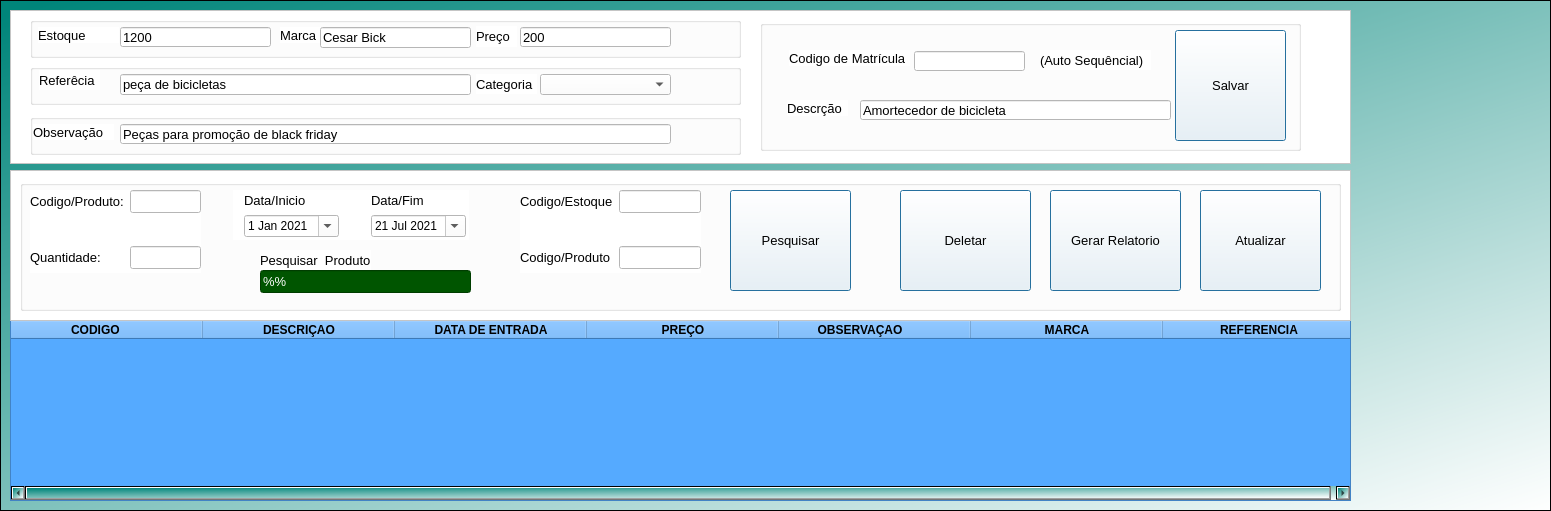
   <widget class="QFrame" name="frame_8">
    <property name="geometry">
     <rect>
      <x>-1</x>
      <y>139</y>
      <width>1551</width>
      <height>511</height>
     </rect>
    </property>
    <property name="styleSheet">
     <string notr="true">background-color: qlineargradient(spread:pad, x1:0, y1:0, x2:1, y2:1, stop:0.0170455 rgba(0, 133, 122, 255), stop:1 rgba(255, 255, 255, 255));</string>
    </property>
    <property name="frameShape">
     <enum>QFrame::StyledPanel</enum>
    </property>
    <property name="frameShadow">
     <enum>QFrame::Raised</enum>
    </property>
    <widget class="QFrame" name="frame_10">
     <property name="geometry">
      <rect>
       <x>10</x>
       <y>10</y>
       <width>1341</width>
       <height>154</height>
      </rect>
     </property>
     <property name="styleSheet">
      <string notr="true">background-color: rgb(255, 255, 255);</string>
     </property>
     <property name="frameShape">
      <enum>QFrame::StyledPanel</enum>
     </property>
     <property name="frameShadow">
      <enum>QFrame::Raised</enum>
     </property>
     <widget class="QGroupBox" name="groupBox_3">
      <property name="geometry">
       <rect>
        <x>20</x>
        <y>7</y>
        <width>711</width>
        <height>41</height>
       </rect>
      </property>
      <property name="title">
       <string/>
      </property>
      <widget class="QLineEdit" name="preco">
       <property name="geometry">
        <rect>
         <x>490</x>
         <y>10</y>
         <width>151</width>
         <height>20</height>
        </rect>
       </property>
       <property name="font">
        <font>
         <pointsize>10</pointsize>
        </font>
       </property>
       <property name="styleSheet">
        <string notr="true">background-color: rgb(255, 255, 255);</string>
       </property>
       <property name="text">
        <string>200</string>
       </property>
      </widget>
      <widget class="QLabel" name="label_57">
       <property name="geometry">
        <rect>
         <x>250</x>
         <y>10</y>
         <width>41</width>
         <height>16</height>
        </rect>
       </property>
       <property name="font">
        <font>
         <family>Arial</family>
         <pointsize>10</pointsize>
        </font>
       </property>
       <property name="text">
        <string>Marca</string>
       </property>
      </widget>
      <widget class="QLineEdit" name="estoque">
       <property name="geometry">
        <rect>
         <x>90</x>
         <y>10</y>
         <width>151</width>
         <height>20</height>
        </rect>
       </property>
       <property name="font">
        <font>
         <pointsize>10</pointsize>
        </font>
       </property>
       <property name="styleSheet">
        <string notr="true">background-color: rgb(255, 255, 255);</string>
       </property>
       <property name="text">
        <string>1200</string>
       </property>
      </widget>
      <widget class="QLineEdit" name="marca">
       <property name="geometry">
        <rect>
         <x>290</x>
         <y>10</y>
         <width>151</width>
         <height>21</height>
        </rect>
       </property>
       <property name="font">
        <font>
         <pointsize>10</pointsize>
        </font>
       </property>
       <property name="styleSheet">
        <string notr="true">background-color: rgb(255, 255, 255);</string>
       </property>
       <property name="text">
        <string>Cesar Bick</string>
       </property>
      </widget>
      <widget class="QLabel" name="label_79">
       <property name="geometry">
        <rect>
         <x>8</x>
         <y>10</y>
         <width>81</width>
         <height>16</height>
        </rect>
       </property>
       <property name="font">
        <font>
         <family>Arial</family>
         <pointsize>10</pointsize>
        </font>
       </property>
       <property name="text">
        <string>Estoque</string>
       </property>
      </widget>
      <widget class="QLabel" name="label_58">
       <property name="geometry">
        <rect>
         <x>446</x>
         <y>9</y>
         <width>41</width>
         <height>21</height>
        </rect>
       </property>
       <property name="font">
        <font>
         <family>Arial</family>
         <pointsize>10</pointsize>
        </font>
       </property>
       <property name="text">
        <string>Preço</string>
       </property>
      </widget>
     </widget>
     <widget class="QGroupBox" name="groupBox_5">
      <property name="geometry">
       <rect>
        <x>20</x>
        <y>54</y>
        <width>711</width>
        <height>41</height>
       </rect>
      </property>
      <property name="title">
       <string/>
      </property>
      <widget class="QComboBox" name="categotiaproduto">
       <property name="geometry">
        <rect>
         <x>510</x>
         <y>10</y>
         <width>131</width>
         <height>21</height>
        </rect>
       </property>
       <property name="cursor">
        <cursorShape>PointingHandCursor</cursorShape>
       </property>
       <property name="styleSheet">
        <string notr="true">background-color: rgb(255, 255, 255);
color: rgb(0, 0, 0);</string>
       </property>
      </widget>
      <widget class="QLabel" name="label_60">
       <property name="geometry">
        <rect>
         <x>446</x>
         <y>10</y>
         <width>61</width>
         <height>20</height>
        </rect>
       </property>
       <property name="font">
        <font>
         <family>Arial</family>
         <pointsize>10</pointsize>
        </font>
       </property>
       <property name="text">
        <string>Categoria</string>
       </property>
      </widget>
      <widget class="QLabel" name="label_49">
       <property name="geometry">
        <rect>
         <x>9</x>
         <y>6</y>
         <width>61</width>
         <height>20</height>
        </rect>
       </property>
       <property name="font">
        <font>
         <family>Arial</family>
         <pointsize>10</pointsize>
        </font>
       </property>
       <property name="text">
        <string>Referêcia</string>
       </property>
      </widget>
      <widget class="QLineEdit" name="referencia">
       <property name="geometry">
        <rect>
         <x>90</x>
         <y>10</y>
         <width>351</width>
         <height>21</height>
        </rect>
       </property>
       <property name="font">
        <font>
         <pointsize>10</pointsize>
        </font>
       </property>
       <property name="styleSheet">
        <string notr="true">background-color: rgb(255, 255, 255);</string>
       </property>
       <property name="text">
        <string>peça de bicicletas</string>
       </property>
      </widget>
     </widget>
     <widget class="QGroupBox" name="groupBox_14">
      <property name="geometry">
       <rect>
        <x>20</x>
        <y>104</y>
        <width>711</width>
        <height>41</height>
       </rect>
      </property>
      <property name="title">
       <string/>
      </property>
      <widget class="QLineEdit" name="observacao">
       <property name="geometry">
        <rect>
         <x>90</x>
         <y>10</y>
         <width>551</width>
         <height>20</height>
        </rect>
       </property>
       <property name="font">
        <font>
         <pointsize>10</pointsize>
        </font>
       </property>
       <property name="styleSheet">
        <string notr="true">background-color: rgb(255, 255, 255);</string>
       </property>
       <property name="text">
        <string>Peças para promoção de black friday</string>
       </property>
      </widget>
      <widget class="QLabel" name="label_54">
       <property name="geometry">
        <rect>
         <x>3</x>
         <y>10</y>
         <width>81</width>
         <height>16</height>
        </rect>
       </property>
       <property name="font">
        <font>
         <family>Arial</family>
         <pointsize>10</pointsize>
        </font>
       </property>
       <property name="text">
        <string>Observação</string>
       </property>
      </widget>
     </widget>
     <widget class="QGroupBox" name="groupBox_2">
      <property name="geometry">
       <rect>
        <x>750</x>
        <y>10</y>
        <width>541</width>
        <height>131</height>
       </rect>
      </property>
      <property name="title">
       <string/>
      </property>
      <widget class="QLabel" name="label_38">
       <property name="geometry">
        <rect>
         <x>280</x>
         <y>30</y>
         <width>111</width>
         <height>20</height>
        </rect>
       </property>
       <property name="font">
        <font>
         <family>Arial</family>
         <pointsize>10</pointsize>
        </font>
       </property>
       <property name="styleSheet">
        <string notr="true">color: rgb(0, 0, 0);</string>
       </property>
       <property name="text">
        <string>(Auto Sequêncial)</string>
       </property>
      </widget>
      <widget class="QLineEdit" name="codMatricula_2">
       <property name="enabled">
        <bool>false</bool>
       </property>
       <property name="geometry">
        <rect>
         <x>154</x>
         <y>31</y>
         <width>111</width>
         <height>20</height>
        </rect>
       </property>
       <property name="toolTip">
        <string>Auto Sequêncial</string>
       </property>
       <property name="styleSheet">
        <string notr="true">background-color: rgb(255, 255, 255);</string>
       </property>
      </widget>
      <widget class="QLabel" name="label_9">
       <property name="geometry">
        <rect>
         <x>29</x>
         <y>30</y>
         <width>121</width>
         <height>16</height>
        </rect>
       </property>
       <property name="font">
        <font>
         <family>Arial</family>
         <pointsize>10</pointsize>
        </font>
       </property>
       <property name="text">
        <string>Codigo de Matrícula</string>
       </property>
      </widget>
      <widget class="QLabel" name="label_20">
       <property name="geometry">
        <rect>
         <x>27</x>
         <y>80</y>
         <width>61</width>
         <height>16</height>
        </rect>
       </property>
       <property name="font">
        <font>
         <family>Arial</family>
         <pointsize>10</pointsize>
        </font>
       </property>
       <property name="text">
        <string>Descrção</string>
       </property>
      </widget>
      <widget class="QLineEdit" name="descricao">
       <property name="geometry">
        <rect>
         <x>100</x>
         <y>80</y>
         <width>311</width>
         <height>20</height>
        </rect>
       </property>
       <property name="font">
        <font>
         <family>Arial</family>
         <pointsize>10</pointsize>
        </font>
       </property>
       <property name="styleSheet">
        <string notr="true">background-color: rgb(255, 255, 255);</string>
       </property>
       <property name="text">
        <string>Amortecedor de bicicleta</string>
       </property>
      </widget>
      <widget class="QPushButton" name="realizarVendas_2">
       <property name="geometry">
        <rect>
         <x>415</x>
         <y>10</y>
         <width>111</width>
         <height>111</height>
        </rect>
       </property>
       <property name="font">
        <font>
         <pointsize>10</pointsize>
         <weight>50</weight>
         <bold>false</bold>
        </font>
       </property>
       <property name="cursor">
        <cursorShape>PointingHandCursor</cursorShape>
       </property>
       <property name="focusPolicy">
        <enum>Qt::NoFocus</enum>
       </property>
       <property name="toolTip">
        <string>Cadastrar novo produto</string>
       </property>
       <property name="styleSheet">
        <string notr="true"/>
       </property>
       <property name="text">
        <string>Salvar</string>
       </property>
       <property name="icon">
        <iconset>
         <normaloff>../Imagens/cadastro.png</normaloff>../Imagens/cadastro.png</iconset>
       </property>
       <property name="iconSize">
        <size>
         <width>24</width>
         <height>77</height>
        </size>
       </property>
       <property name="checkable">
        <bool>false</bool>
       </property>
       <property name="autoDefault">
        <bool>true</bool>
       </property>
       <property name="default">
        <bool>true</bool>
       </property>
       <property name="flat">
        <bool>false</bool>
       </property>
      </widget>
     </widget>
    </widget>
    <widget class="QTableWidget" name="tableWidget">
     <property name="geometry">
      <rect>
       <x>10</x>
       <y>320</y>
       <width>1341</width>
       <height>181</height>
      </rect>
     </property>
     <property name="font">
      <font>
       <pointsize>10</pointsize>
       <weight>50</weight>
       <bold>false</bold>
      </font>
     </property>
     <property name="styleSheet">
      <string notr="true">background-color: rgb(255, 255, 255);
background-color: rgb(85, 170, 255);</string>
     </property>
     <property name="autoScrollMargin">
      <number>11</number>
     </property>
     <property name="alternatingRowColors">
      <bool>true</bool>
     </property>
     <property name="verticalScrollMode">
      <enum>QAbstractItemView::ScrollPerPixel</enum>
     </property>
     <property name="horizontalScrollMode">
      <enum>QAbstractItemView::ScrollPerPixel</enum>
     </property>
     <property name="gridStyle">
      <enum>Qt::SolidLine</enum>
     </property>
     <attribute name="horizontalHeaderDefaultSectionSize">
      <number>192</number>
     </attribute>
     <attribute name="verticalHeaderMinimumSectionSize">
      <number>20</number>
     </attribute>
     <attribute name="verticalHeaderDefaultSectionSize">
      <number>21</number>
     </attribute>
     <column>
      <property name="text">
       <string>CODIGO       </string>
      </property>
      <property name="font">
       <font>
        <weight>75</weight>
        <bold>true</bold>
       </font>
      </property>
      <property name="background">
       <color>
        <red>85</red>
        <green>170</green>
        <blue>255</blue>
       </color>
      </property>
     </column>
     <column>
      <property name="text">
       <string>DESCRIÇAO</string>
      </property>
      <property name="font">
       <font>
        <weight>75</weight>
        <bold>true</bold>
       </font>
      </property>
      <property name="background">
       <color>
        <red>85</red>
        <green>170</green>
        <blue>255</blue>
       </color>
      </property>
     </column>
     <column>
      <property name="text">
       <string>DATA DE ENTRADA</string>
      </property>
      <property name="font">
       <font>
        <weight>75</weight>
        <bold>true</bold>
       </font>
      </property>
      <property name="background">
       <color>
        <red>85</red>
        <green>170</green>
        <blue>255</blue>
       </color>
      </property>
     </column>
     <column>
      <property name="text">
       <string>PREÇO</string>
      </property>
      <property name="font">
       <font>
        <weight>75</weight>
        <bold>true</bold>
       </font>
      </property>
      <property name="background">
       <color>
        <red>255</red>
        <green>0</green>
        <blue>0</blue>
       </color>
      </property>
     </column>
     <column>
      <property name="text">
       <string>OBSERVAÇAO         </string>
      </property>
      <property name="font">
       <font>
        <weight>75</weight>
        <bold>true</bold>
       </font>
      </property>
      <property name="background">
       <color>
        <red>85</red>
        <green>170</green>
        <blue>255</blue>
       </color>
      </property>
     </column>
     <column>
      <property name="text">
       <string>MARCA</string>
      </property>
      <property name="font">
       <font>
        <weight>75</weight>
        <bold>true</bold>
       </font>
      </property>
      <property name="background">
       <color>
        <red>85</red>
        <green>170</green>
        <blue>255</blue>
       </color>
      </property>
     </column>
     <column>
      <property name="text">
       <string>REFERENCIA</string>
      </property>
      <property name="font">
       <font>
        <weight>75</weight>
        <bold>true</bold>
       </font>
      </property>
      <property name="background">
       <color>
        <red>85</red>
        <green>170</green>
        <blue>255</blue>
       </color>
      </property>
     </column>
    </widget>
    <widget class="QFrame" name="frame_9">
     <property name="geometry">
      <rect>
       <x>10</x>
       <y>170</y>
       <width>1341</width>
       <height>151</height>
      </rect>
     </property>
     <property name="styleSheet">
      <string notr="true">background-color: rgb(255, 255, 255);</string>
     </property>
     <property name="frameShape">
      <enum>QFrame::StyledPanel</enum>
     </property>
     <property name="frameShadow">
      <enum>QFrame::Raised</enum>
     </property>
     <widget class="QGroupBox" name="groupBox_8">
      <property name="enabled">
       <bool>true</bool>
      </property>
      <property name="geometry">
       <rect>
        <x>10</x>
        <y>10</y>
        <width>1321</width>
        <height>131</height>
       </rect>
      </property>
      <property name="font">
       <font>
        <pointsize>10</pointsize>
        <weight>50</weight>
        <bold>false</bold>
       </font>
      </property>
      <property name="styleSheet">
       <string notr="true">color: rgb(0, 0, 0);
</string>
      </property>
      <property name="title">
       <string/>
      </property>
      <widget class="QLineEdit" name="lineEdit_12">
       <property name="geometry">
        <rect>
         <x>240</x>
         <y>90</y>
         <width>211</width>
         <height>23</height>
        </rect>
       </property>
       <property name="font">
        <font>
         <pointsize>10</pointsize>
        </font>
       </property>
       <property name="toolTip">
        <string>% para iniciais e %% para qualquer posição</string>
       </property>
       <property name="styleSheet">
        <string notr="true">background-color: rgb(0, 85, 0);
color: rgb(255, 255, 255);</string>
       </property>
       <property name="text">
        <string>%%</string>
       </property>
      </widget>
      <widget class="QLabel" name="label_5">
       <property name="geometry">
        <rect>
         <x>240</x>
         <y>70</y>
         <width>111</width>
         <height>20</height>
        </rect>
       </property>
       <property name="font">
        <font>
         <pointsize>10</pointsize>
        </font>
       </property>
       <property name="text">
        <string>Pesquisar  Produto</string>
       </property>
      </widget>
      <widget class="QPushButton" name="deletarProduto">
       <property name="geometry">
        <rect>
         <x>880</x>
         <y>10</y>
         <width>131</width>
         <height>101</height>
        </rect>
       </property>
       <property name="font">
        <font>
         <pointsize>10</pointsize>
         <weight>50</weight>
         <bold>false</bold>
        </font>
       </property>
       <property name="cursor">
        <cursorShape>PointingHandCursor</cursorShape>
       </property>
       <property name="focusPolicy">
        <enum>Qt::NoFocus</enum>
       </property>
       <property name="toolTip">
        <string>Deletar produto e estoque</string>
       </property>
       <property name="styleSheet">
        <string notr="true"/>
       </property>
       <property name="text">
        <string>Deletar</string>
       </property>
       <property name="icon">
        <iconset>
         <normaloff>../Imagens/excluir-arquivo.png</normaloff>../Imagens/excluir-arquivo.png</iconset>
       </property>
       <property name="iconSize">
        <size>
         <width>37</width>
         <height>60</height>
        </size>
       </property>
       <property name="autoRepeatDelay">
        <number>300</number>
       </property>
       <property name="autoDefault">
        <bool>true</bool>
       </property>
       <property name="default">
        <bool>true</bool>
       </property>
       <property name="flat">
        <bool>false</bool>
       </property>
      </widget>
      <widget class="QPushButton" name="pushButton_11">
       <property name="geometry">
        <rect>
         <x>1180</x>
         <y>10</y>
         <width>121</width>
         <height>101</height>
        </rect>
       </property>
       <property name="font">
        <font>
         <pointsize>10</pointsize>
         <weight>50</weight>
         <bold>false</bold>
        </font>
       </property>
       <property name="cursor">
        <cursorShape>PointingHandCursor</cursorShape>
       </property>
       <property name="focusPolicy">
        <enum>Qt::NoFocus</enum>
       </property>
       <property name="toolTip">
        <string>Atualizar estoque dos produtos</string>
       </property>
       <property name="styleSheet">
        <string notr="true"/>
       </property>
       <property name="text">
        <string>Atualizar</string>
       </property>
       <property name="icon">
        <iconset>
         <normaloff>../Imagens/Atualizar.png</normaloff>../Imagens/Atualizar.png</iconset>
       </property>
       <property name="iconSize">
        <size>
         <width>32</width>
         <height>42</height>
        </size>
       </property>
       <property name="autoDefault">
        <bool>true</bool>
       </property>
       <property name="default">
        <bool>true</bool>
       </property>
       <property name="flat">
        <bool>false</bool>
       </property>
      </widget>
      <widget class="QPushButton" name="geraexcel_2">
       <property name="geometry">
        <rect>
         <x>1030</x>
         <y>10</y>
         <width>131</width>
         <height>101</height>
        </rect>
       </property>
       <property name="font">
        <font>
         <pointsize>10</pointsize>
         <weight>50</weight>
         <bold>false</bold>
        </font>
       </property>
       <property name="cursor">
        <cursorShape>PointingHandCursor</cursorShape>
       </property>
       <property name="focusPolicy">
        <enum>Qt::NoFocus</enum>
       </property>
       <property name="toolTip">
        <string>Gerar relatorio dos produtos</string>
       </property>
       <property name="styleSheet">
        <string notr="true"/>
       </property>
       <property name="text">
        <string>Gerar Relatorio</string>
       </property>
       <property name="icon">
        <iconset>
         <normaloff>../Imagens/excel.png</normaloff>../Imagens/excel.png</iconset>
       </property>
       <property name="iconSize">
        <size>
         <width>32</width>
         <height>42</height>
        </size>
       </property>
       <property name="shortcut">
        <string/>
       </property>
       <property name="checkable">
        <bool>false</bool>
       </property>
       <property name="checked">
        <bool>false</bool>
       </property>
       <property name="autoDefault">
        <bool>true</bool>
       </property>
       <property name="default">
        <bool>true</bool>
       </property>
       <property name="flat">
        <bool>false</bool>
       </property>
      </widget>
      <widget class="QPushButton" name="pushButton_7">
       <property name="geometry">
        <rect>
         <x>710</x>
         <y>10</y>
         <width>121</width>
         <height>101</height>
        </rect>
       </property>
       <property name="font">
        <font>
         <pointsize>10</pointsize>
         <weight>50</weight>
         <bold>false</bold>
        </font>
       </property>
       <property name="cursor">
        <cursorShape>PointingHandCursor</cursorShape>
       </property>
       <property name="focusPolicy">
        <enum>Qt::NoFocus</enum>
       </property>
       <property name="toolTip">
        <string>Pesquisar produto</string>
       </property>
       <property name="styleSheet">
        <string notr="true"/>
       </property>
       <property name="text">
        <string>Pesquisar</string>
       </property>
       <property name="icon">
        <iconset>
         <normaloff>../Imagens/lupa.ico</normaloff>../Imagens/lupa.ico</iconset>
       </property>
       <property name="iconSize">
        <size>
         <width>34</width>
         <height>39</height>
        </size>
       </property>
       <property name="autoDefault">
        <bool>true</bool>
       </property>
       <property name="default">
        <bool>true</bool>
       </property>
       <property name="flat">
        <bool>false</bool>
       </property>
      </widget>
      <widget class="QWidget" name="formLayoutWidget">
       <property name="geometry">
        <rect>
         <x>10</x>
         <y>10</y>
         <width>171</width>
         <height>83</height>
        </rect>
       </property>
       <layout class="QFormLayout" name="formLayout">
        <item row="0" column="1">
         <widget class="QLineEdit" name="codproduto">
          <property name="font">
           <font>
            <pointsize>10</pointsize>
           </font>
          </property>
          <property name="styleSheet">
           <string notr="true">background-color: rgb(255, 255, 255);
color: rgb(0, 0, 0);</string>
          </property>
         </widget>
        </item>
        <item row="2" column="0">
         <widget class="QLabel" name="label_74">
          <property name="font">
           <font>
            <pointsize>10</pointsize>
            <weight>50</weight>
            <bold>false</bold>
           </font>
          </property>
          <property name="styleSheet">
           <string notr="true"/>
          </property>
          <property name="text">
           <string>Quantidade:</string>
          </property>
         </widget>
        </item>
        <item row="2" column="1">
         <widget class="QLineEdit" name="qtproduto">
          <property name="font">
           <font>
            <pointsize>10</pointsize>
           </font>
          </property>
          <property name="styleSheet">
           <string notr="true">background-color: rgb(255, 255, 255);
color: rgb(0, 0, 0);</string>
          </property>
         </widget>
        </item>
        <item row="0" column="0">
         <widget class="QLabel" name="label_73">
          <property name="font">
           <font>
            <pointsize>10</pointsize>
            <weight>50</weight>
            <bold>false</bold>
           </font>
          </property>
          <property name="styleSheet">
           <string notr="true"/>
          </property>
          <property name="text">
           <string>Codigo/Produto:</string>
          </property>
         </widget>
        </item>
        <item row="1" column="0">
         <spacer name="verticalSpacer">
          <property name="orientation">
           <enum>Qt::Vertical</enum>
          </property>
          <property name="sizeType">
           <enum>QSizePolicy::Fixed</enum>
          </property>
          <property name="sizeHint" stdset="0">
           <size>
            <width>26</width>
            <height>21</height>
           </size>
          </property>
         </spacer>
        </item>
       </layout>
      </widget>
      <widget class="QWidget" name="gridLayoutWidget">
       <property name="geometry">
        <rect>
         <x>213</x>
         <y>10</y>
         <width>221</width>
         <height>51</height>
        </rect>
       </property>
       <layout class="QGridLayout" name="gridLayout">
        <property name="sizeConstraint">
         <enum>QLayout::SetFixedSize</enum>
        </property>
        <property name="leftMargin">
         <number>11</number>
        </property>
        <property name="topMargin">
         <number>3</number>
        </property>
        <property name="rightMargin">
         <number>3</number>
        </property>
        <property name="bottomMargin">
         <number>3</number>
        </property>
        <property name="horizontalSpacing">
         <number>32</number>
        </property>
        <property name="verticalSpacing">
         <number>7</number>
        </property>
        <item row="1" column="0">
         <widget class="QDateEdit" name="dateEdit_8">
          <property name="enabled">
           <bool>true</bool>
          </property>
          <property name="sizePolicy">
           <sizepolicy hsizetype="Fixed" vsizetype="Fixed">
            <horstretch>0</horstretch>
            <verstretch>0</verstretch>
           </sizepolicy>
          </property>
          <property name="font">
           <font>
            <family>MS Shell Dlg 2</family>
           </font>
          </property>
          <property name="cursor">
           <cursorShape>PointingHandCursor</cursorShape>
          </property>
          <property name="styleSheet">
           <string notr="true">color: rgb(0, 0, 0);
background-color: rgb(255, 255, 255);</string>
          </property>
          <property name="accelerated">
           <bool>false</bool>
          </property>
          <property name="correctionMode">
           <enum>QAbstractSpinBox::CorrectToPreviousValue</enum>
          </property>
          <property name="showGroupSeparator" stdset="0">
           <bool>false</bool>
          </property>
          <property name="currentSection">
           <enum>QDateTimeEdit::DaySection</enum>
          </property>
          <property name="calendarPopup">
           <bool>true</bool>
          </property>
          <property name="timeSpec">
           <enum>Qt::TimeZone</enum>
          </property>
          <property name="date">
           <date>
            <year>2021</year>
            <month>1</month>
            <day>1</day>
           </date>
          </property>
         </widget>
        </item>
        <item row="0" column="0">
         <widget class="QLabel" name="label_138">
          <property name="font">
           <font>
            <family>Arial</family>
            <pointsize>10</pointsize>
           </font>
          </property>
          <property name="styleSheet">
           <string notr="true"/>
          </property>
          <property name="text">
           <string>Data/Inicio</string>
          </property>
         </widget>
        </item>
        <item row="0" column="1">
         <widget class="QLabel" name="label_137">
          <property name="minimumSize">
           <size>
            <width>0</width>
            <height>0</height>
           </size>
          </property>
          <property name="font">
           <font>
            <family>Arial</family>
            <pointsize>10</pointsize>
           </font>
          </property>
          <property name="styleSheet">
           <string notr="true"/>
          </property>
          <property name="text">
           <string>Data/Fim</string>
          </property>
         </widget>
        </item>
        <item row="1" column="1">
         <widget class="QDateEdit" name="dateEdit_9">
          <property name="cursor">
           <cursorShape>PointingHandCursor</cursorShape>
          </property>
          <property name="styleSheet">
           <string notr="true">color: rgb(0, 0, 0);
background-color: rgb(255, 255, 255);background-color: rgb(255, 255, 255);</string>
          </property>
          <property name="calendarPopup">
           <bool>true</bool>
          </property>
          <property name="date">
           <date>
            <year>2021</year>
            <month>7</month>
            <day>21</day>
           </date>
          </property>
         </widget>
        </item>
       </layout>
      </widget>
      <widget class="QWidget" name="formLayoutWidget_2">
       <property name="geometry">
        <rect>
         <x>500</x>
         <y>10</y>
         <width>181</width>
         <height>83</height>
        </rect>
       </property>
       <layout class="QFormLayout" name="formLayout_2">
        <item row="0" column="0">
         <widget class="QLabel" name="label_19">
          <property name="font">
           <font>
            <pointsize>10</pointsize>
            <weight>50</weight>
            <bold>false</bold>
           </font>
          </property>
          <property name="styleSheet">
           <string notr="true"/>
          </property>
          <property name="text">
           <string>Codigo/Estoque</string>
          </property>
         </widget>
        </item>
        <item row="0" column="1">
         <widget class="QLineEdit" name="codEstoque">
          <property name="enabled">
           <bool>true</bool>
          </property>
          <property name="font">
           <font>
            <pointsize>10</pointsize>
           </font>
          </property>
          <property name="styleSheet">
           <string notr="true">background-color: rgb(255, 255, 255);
color: rgb(0, 0, 0);</string>
          </property>
         </widget>
        </item>
        <item row="2" column="0">
         <widget class="QLabel" name="label_64">
          <property name="font">
           <font>
            <pointsize>10</pointsize>
            <weight>50</weight>
            <bold>false</bold>
           </font>
          </property>
          <property name="styleSheet">
           <string notr="true"/>
          </property>
          <property name="text">
           <string>Codigo/Produto</string>
          </property>
         </widget>
        </item>
        <item row="2" column="1">
         <widget class="QLineEdit" name="codProduto_2">
          <property name="enabled">
           <bool>true</bool>
          </property>
          <property name="font">
           <font>
            <pointsize>10</pointsize>
           </font>
          </property>
          <property name="styleSheet">
           <string notr="true">background-color: rgb(255, 255, 255);
color: rgb(0, 0, 0);</string>
          </property>
         </widget>
        </item>
        <item row="1" column="0">
         <spacer name="verticalSpacer_2">
          <property name="orientation">
           <enum>Qt::Vertical</enum>
          </property>
          <property name="sizeType">
           <enum>QSizePolicy::Fixed</enum>
          </property>
          <property name="sizeHint" stdset="0">
           <size>
            <width>26</width>
            <height>21</height>
           </size>
          </property>
         </spacer>
        </item>
       </layout>
      </widget>
     </widget>
    </widget>
   </widget>
